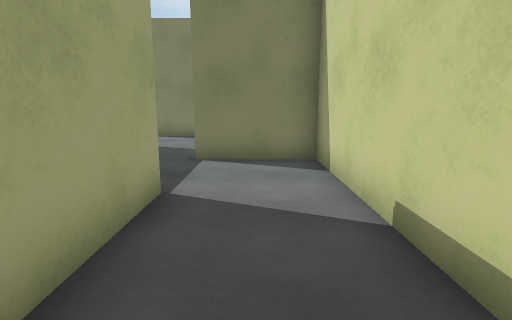
View 1 (above)

24 first-person views from a walk through a scene from a Unity 3-D project. The camera is 1.3 m above the floor, tilts 10° down and sees 80° across. Doors are open. The floor is counted in squares, 1 m on a side. Each view is taken from the middle of a square. On the plan, view 1 faces up. The plan holds only what a view shows up to about 14 squares ahead; the rest is blank. The player character is not drawn.

View 2
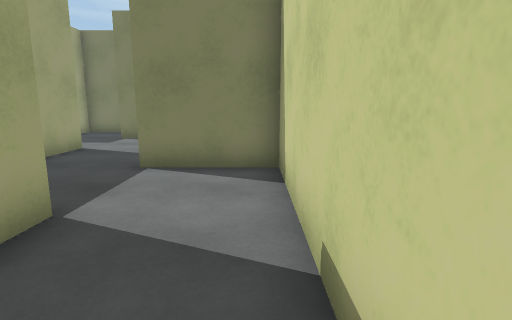

View 3
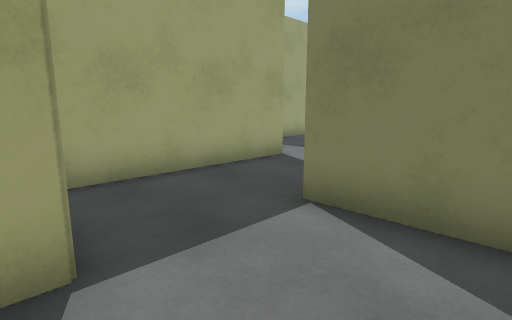

View 4
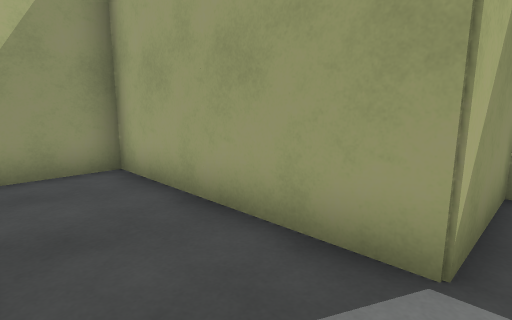

View 5
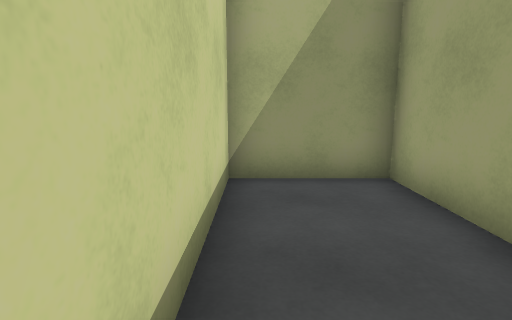

View 6
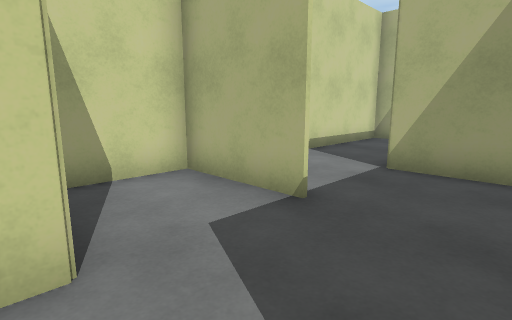

View 7
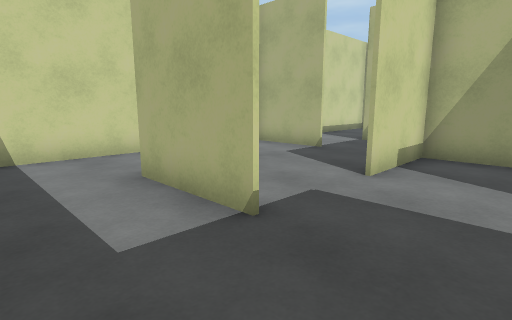

View 8
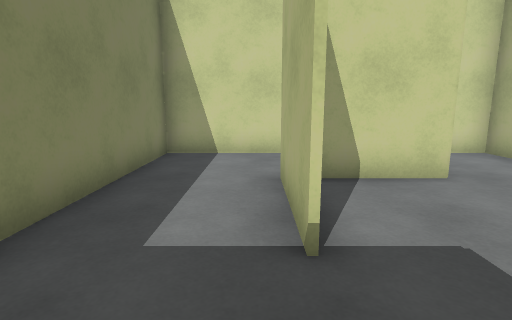

View 9
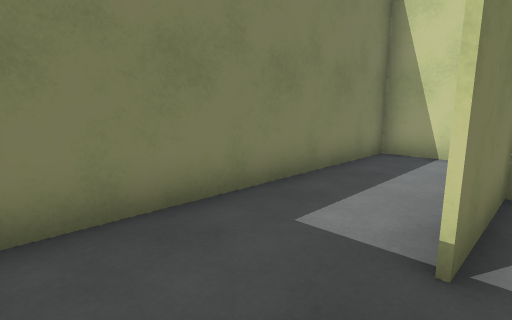

View 10
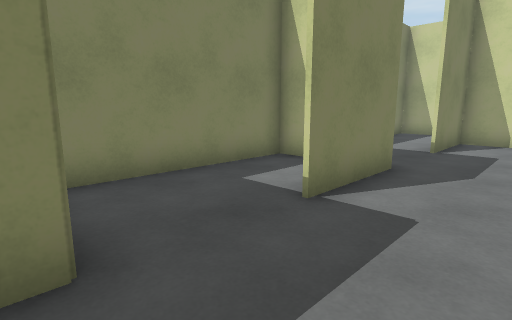

View 11
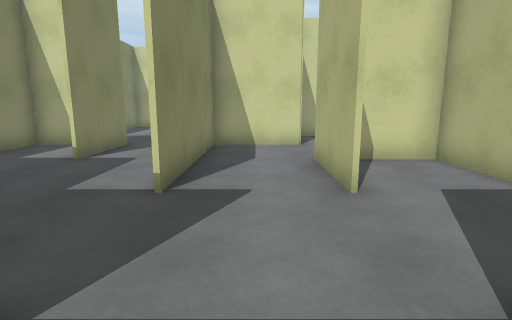

View 12
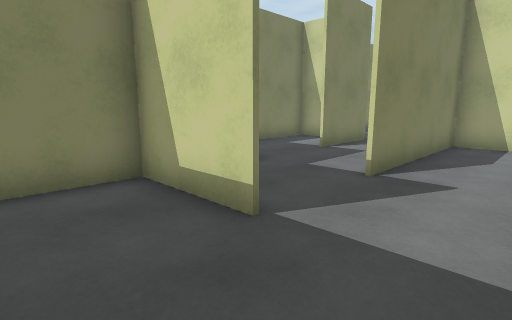

View 13
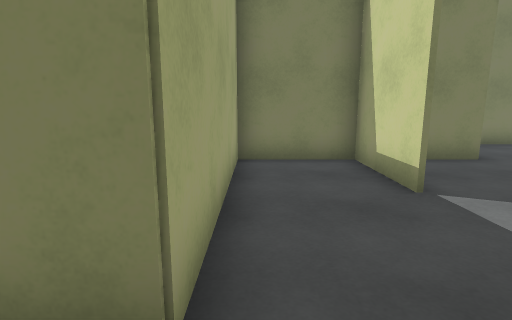

View 14
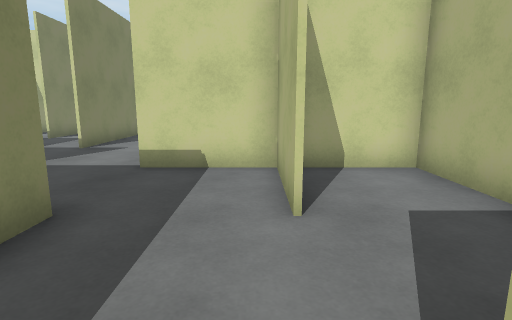

View 15
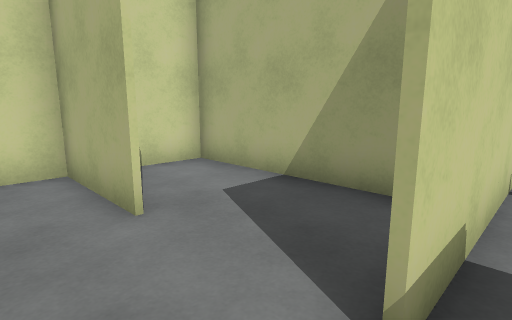

View 16
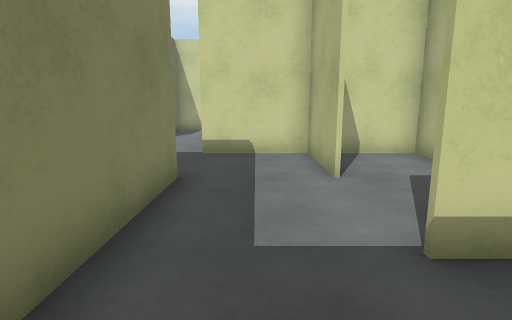

View 17
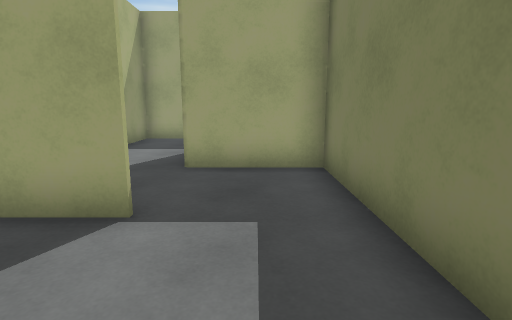

View 18
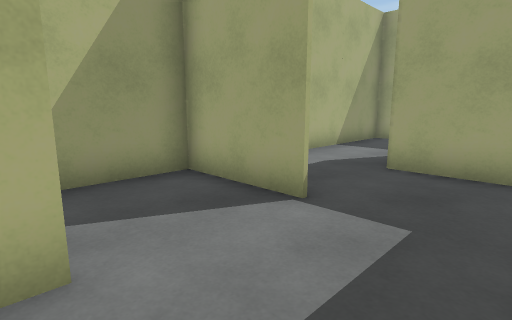

View 19
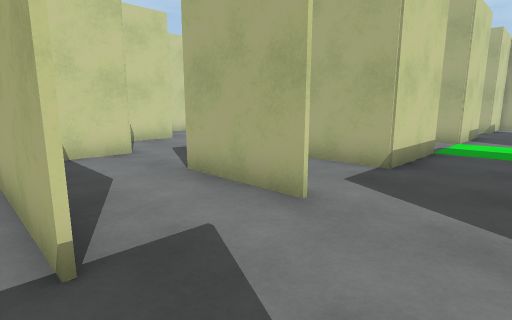

View 20
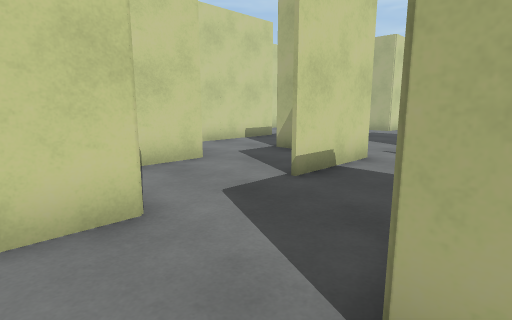

View 21
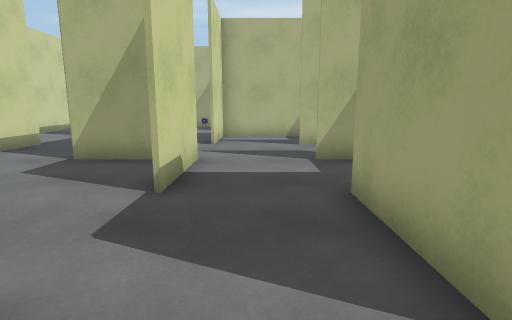

View 22
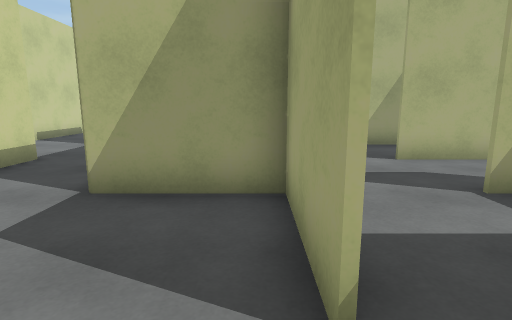

View 23
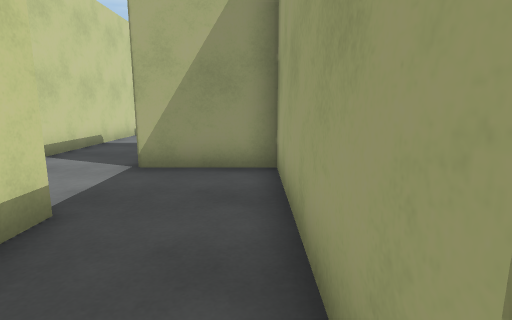

View 24
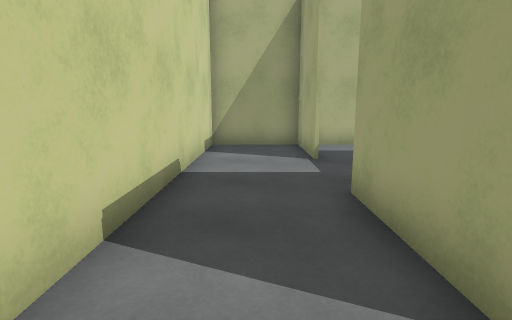

### Floor plan
Ten units are one square. View 1 is at (0, 0); x grows to the right and y downward. Boxes are objects, and circles mark ways between rooms. Rooms are numbered by the first view taken in them; rooms with no view inside come last. Other rooms are left out.
<svg viewBox="-260 -170 281 310">
<path fill="none" stroke="#000" d="M-16 -75 15 -75M16 -75 -15 -75M-44 -106 -44 -45 -15 -45 -15 14 15 14 15 -99M-45 -135 -15 -135M-15 -104 -15 -134 -45 -134M-75 -158 -75 -140M15 -121 15 -165 -79 -165M-76 -35 -76 -45M-75 -46 -75 -15 -44 -15 -44 44 -15 44 -15 75M-46 -44 -46 -71M-76 -74 -76 -104 -135 -104M-135 -45 -106 -45 -106 -65M-15 16 -15 -25M-136 -75 -105 -75 -105 -45M-136 -105 -126 -105M-166 -105 -166 -134 -195 -134 -195 -75M-134 -134 -149 -134M-15 105 -15 135M-20 134 15 134 15 46M-196 -45 -165 -45M-225 -46 -225 -15 -166 -15 -166 -75M-195 -75 -225 -75M-225 -75 -255 -75 -255 -44M-74 -134 -106 -134M-126 -105 -104 -105M-76 -152 -76 -165M-79 -165 -129 -165M-64 -75 -45 -75M-46 -71 -46 -105"/>
<circle cx="-35" cy="-110" r="3" fill="#2a7"/>
<circle cx="-70" cy="-110" r="3" fill="#2a7"/>
<circle cx="-185" cy="-70" r="3" fill="#2a7"/>
<circle cx="-135" cy="-115" r="3" fill="#2a7"/>
<circle cx="-230" cy="-55" r="3" fill="#2a7"/>
<text x="-10" y="-50">1</text>
<text x="-30" y="-140">2</text>
<text x="-70" y="-30">3</text>
<text x="-200" y="-40">4</text>
<text x="-240" y="-60">5</text>
<text x="-100" y="-120">6</text>
</svg>
Room 1 opens to room 2. Room 2 opens to room 6. Room 3 opens to room 4. Room 3 opens to room 6. Room 4 opens to room 5.

Where each view was taken, in squares from view 1:
view 1: 0 up, 0 right, facing up
view 2: 1 up, 1 right, facing up
view 3: 4 up, 1 right, facing up-left
view 4: 5 up, 1 right, facing down-left
view 5: 4 up, 1 right, facing down
view 6: 11 up, 4 left, facing down-right
view 7: 16 up, 7 left, facing down-right
view 8: 14 up, 7 left, facing right
view 9: 13 up, 7 left, facing up-right
view 10: 11 up, 14 left, facing up-right
view 11: 9 up, 18 left, facing right
view 12: 8 up, 19 left, facing up-right
view 13: 6 up, 19 left, facing up
view 14: 5 up, 23 left, facing right
view 15: 6 up, 23 left, facing down-right
view 16: 6 up, 25 left, facing right
view 17: 6 up, 19 left, facing left
view 18: 7 up, 19 left, facing down-left
view 19: 11 up, 16 left, facing down-right
view 20: 9 up, 11 left, facing down-right
view 21: 9 up, 9 left, facing down
view 22: 6 up, 7 left, facing down
view 23: 2 up, 4 left, facing down
view 24: 3 down, 0 right, facing down
